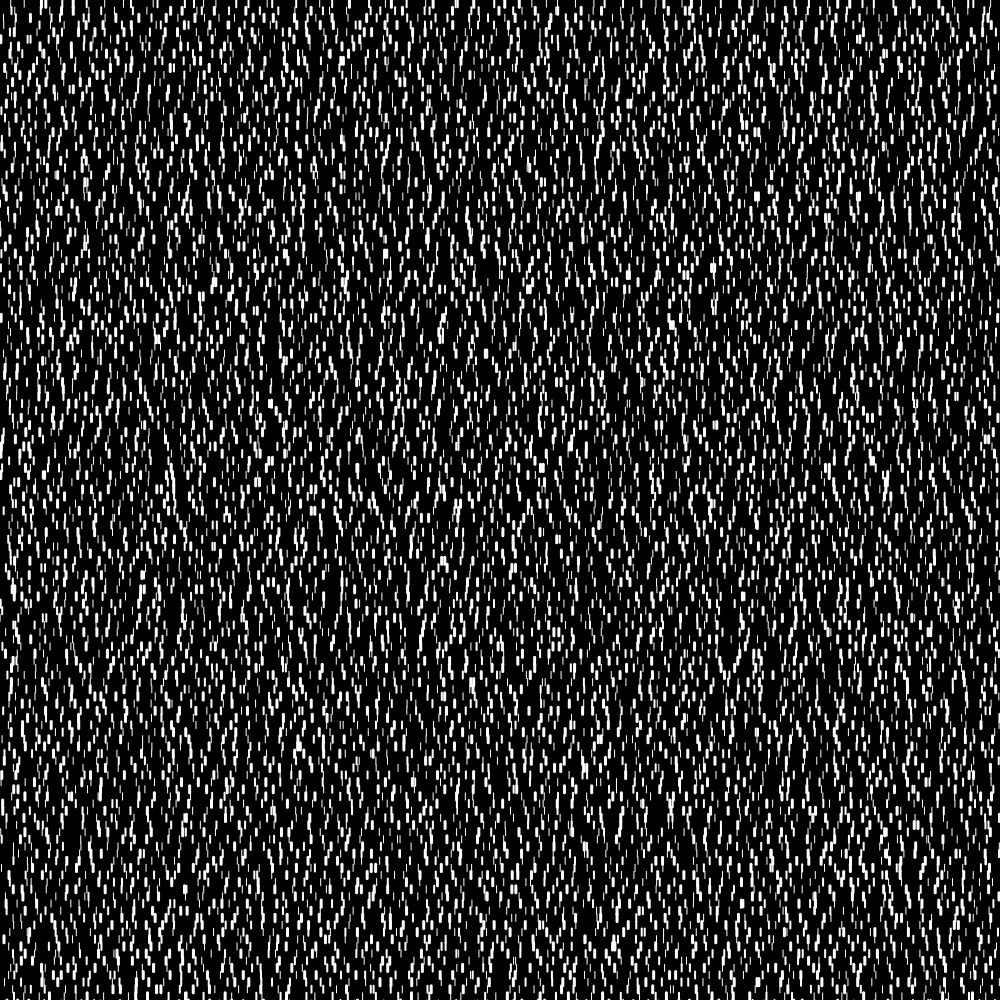
Frame 1 (no input)
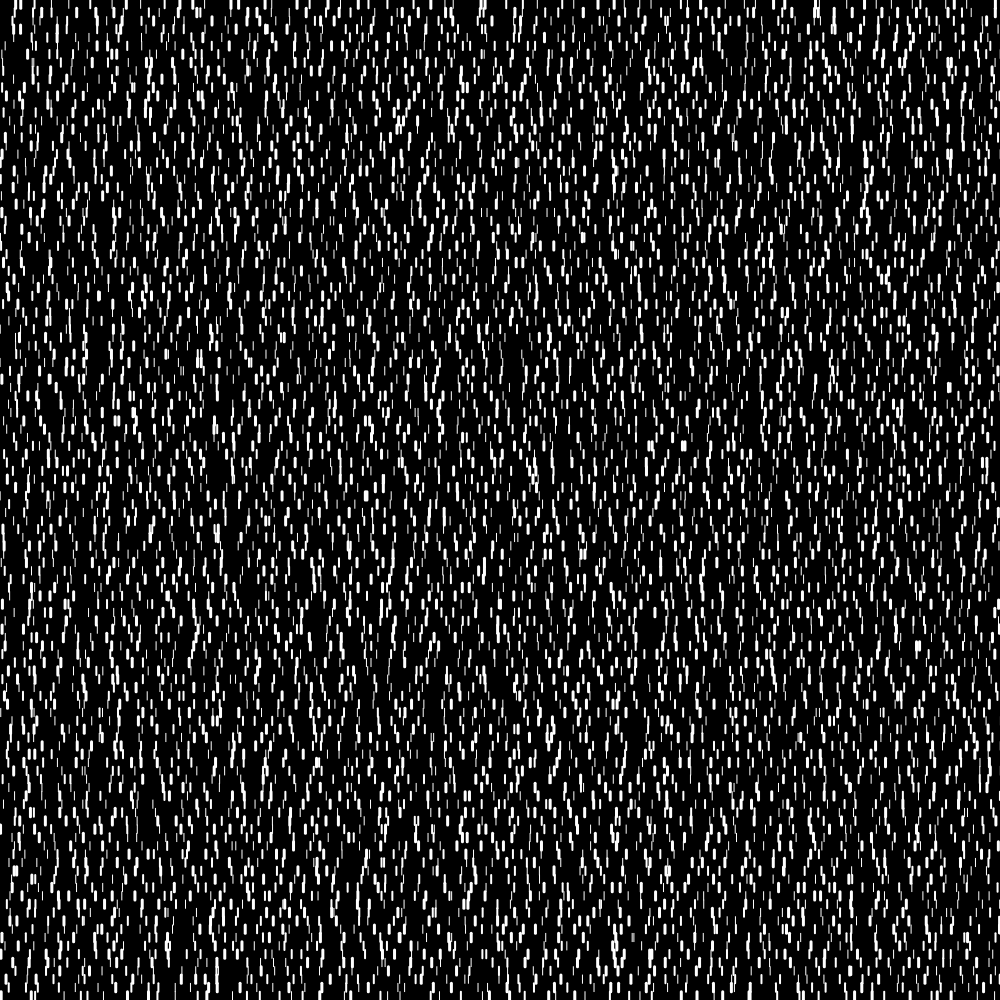
Frame 2 (the mouse pressed at the canvas centre, redrawn once)

The p5.js sketch that drew these frames (run headless with seeded random() and noise() and a simulated clock; the mouse was pressed at the canvas centre and the sketch redrawn once):

// p5.js sketch
// ── sketch.js
//Mix between Jan 1 (Vertical lines only), JAN 12 (subdivision) and JAN 14 (Pure black and white)
// Inspiré de l'esthétique de Ryoji Ikeda

function setup() {
  var width = 1000;
  var height = 1000;
  createCanvas(width, height);
}

function draw() {
  noLoop();
  background("black");
  var subdivision;
  subdivision = random(1, 10);
  subdivision = round(subdivision);
  var incrementX = width / (10 * subdivision);
  var incrementY = height / (20 * subdivision);
  var positionX;
  var positionY;
  var linesWidth;
  var lentgh = incrementY;

  for (let x = 0; x <= width; x += incrementX) {
    for (let y = 0; y <= height; y += incrementY) {
      var linesWidth;
      linesWidth = random([1, 2, 3]);
      positionX = random(x, x + incrementX);
      positionY = y;
      stroke("white");
      strokeWeight(linesWidth);

      line(positionX, positionY, positionX, positionY + lentgh);
    }
  }
}
